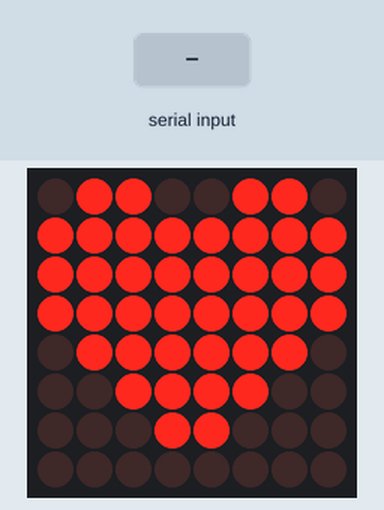
This sketch was run on a simulated Arduino Uno, built with avr-gcc and run on an emulated ATmega328P. Shown: 8×8 LED matrix. Wiring (inferred from the names in the program): MAX7219 LED driver (orientation assumed): data pin 2; clock pin 4; CS pin 3. The inputs (shaded band) are chosen by the test bench. The modem accepts every AT command (registered, SIM ready, sends succeed) and sends nothing else; what the sketch prints to the serial monitor is not drawn.

Above: at 6.8 s.
6.9 s: "+IPD" received over the second serial link
9.9 s: "effect=" received over the second serial link
Timing chart, 0 to 12.9 s (numbered marks = the images above; inputs shaded):
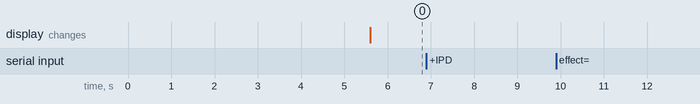

The sketch:

heart_8x8_LED.ino
```cpp
// cristinel.ababei; 2016;
//
// this is the Arduino Uno sketch for the following project:
// an 8x8 LED matrix is connected to Arduino, which also has connected
// an ESP8266 WiFi module; the LED matrix is controlled to display a
// heart shape with a lighting effect that can be one of:
// (1) heart beating or (2) heart fading;
// either of these effects can be selected/controlled via an Android
// smartphone app with two buttons;
//
// connections of the 8x8 LED matrix:
// MAX7219 VCC pin   --> Arduino 5V pin
// MAX7219 GND pin   --> Arduino GND pin
// MAX7219 DIN pin   --> Arduino pin 2
// MAX7219 CS pin    --> Arduino pin 3
// MAX7219 CLOCK pin --> Arduino pin 4
//
// connections to the ESP8266 are done via 3-resistor level converter;
// ESP8266 TX --> Arduino pin 10 (used as RX of Software serial)
// ESP8266 RX --> 3-resistor --> Arduino pin 11 (used as TX of Software serial)

#include <SoftwareSerial.h>

#define DEBUG true

int ANIMDELAY = 100;  // animation delay, deafault value is 100
int INTENSITYMIN = 0; // minimum brightness, valid range [0,15]
int INTENSITYMAX = 8; // maximum brightness, valid range [0,15]

int DIN_PIN = 2;      // data in pin
int CS_PIN = 3;       // load (CS) pin
int CLK_PIN = 4;      // clock pin

// MAX7219 registers
byte MAXREG_DECODEMODE = 0x09;
byte MAXREG_INTENSITY  = 0x0a;
byte MAXREG_SCANLIMIT  = 0x0b;
byte MAXREG_SHUTDOWN   = 0x0c;
byte MAXREG_DISPTEST   = 0x0f;

const unsigned char heart[] =
{
  B01100110,
  B11111111,
  B11111111,
  B11111111,
  B01111110,
  B00111100,
  B00011000,
  B00000000
};

boolean turn_ON_beating = false;
boolean turn_ON_fading = false;
int connection_Id = 0;
int effect_Number = 0;

// RX Arduino line is pin 10, TX Arduino line is pin 11;
// this means that you need to connect TX line from ESP8266 to the Arduino's pin 10
// and the RX line from ESP8266 to the Arduino's pin 11;
SoftwareSerial esp8266(10, 11); // RX, TX

///////////////////////////////////////////////////////////////////////////////
//
// setup;
//
///////////////////////////////////////////////////////////////////////////////

void setup()
{
  // (1) hardware serial connects to host PC; software serial connects to ESP8266;
  Serial.begin(9600);
  esp8266.begin(9600); // make sure baudrate of your ESP8266 module is the same 9600;

  // this approach does not need to use a name and password to connect to a WiFI router;
  // to create connection between ESP8266 and your Android device:
  // -->check wifi networks available on your Android & connect to the one that is ESP8266 module;
  // -->on the Android phone, when using the provided app, you must type in the IP
  // address of the ESP8266 module, as printed by the debug messages on the Arduino's
  // Serial terminal window;
  send_CMD_or_Data("AT+RST\r\n",1000,DEBUG); // reset module
  delay(100);
  send_CMD_or_Data("AT+CWMODE=2\r\n",1000,DEBUG); // configure as access point
  delay(100);
  send_CMD_or_Data("AT+CIFSR\r\n",1000,DEBUG); // get ip address
  delay(100);
  send_CMD_or_Data("AT+CIPMUX=1\r\n",1000,DEBUG); // configure for multiple connections
  delay(100);
  send_CMD_or_Data("AT+CIPSERVER=1,80\r\n",1000,DEBUG); // turn on server on port 80
  delay(100);

  Serial.println("\r\n\r\nWiFi ESP8266 module ready!");

  // (2) things related to the 8x8 LED matrix display;
  pinMode(DIN_PIN, OUTPUT);
  pinMode(CLK_PIN, OUTPUT);
  pinMode(CS_PIN, OUTPUT);
  // initialization of the MAX7219;
  setRegistry(MAXREG_SCANLIMIT, 0x07);
  setRegistry(MAXREG_DECODEMODE, 0x00);  // using an led matrix (not digits)
  setRegistry(MAXREG_SHUTDOWN, 0x01);    // not in shutdown mode
  setRegistry(MAXREG_DISPTEST, 0x00);    // no display test
  setRegistry(MAXREG_INTENSITY, 0x0f & INTENSITYMIN);
  // draw heart;
  heart_static_and_dim();
}

///////////////////////////////////////////////////////////////////////////////
//
// loop;
//
///////////////////////////////////////////////////////////////////////////////

// below is an example of what ESP8266 receives from Android phone, when
// button 1 is pressed on the app; the logic inside the loop() is to record this into a
// String and then, look for "+IPD" and "effect="; then, read the "0"
// "1" (or "2") as the connection_Id and effect_Number from the recorded String;

//"0,CONNECT
//
//+IPD,0,242:POST / HTTP/1.1
//Content-Type: application/x-www-form-urlencoded
//User-Agent: Dalvik/2.1.0 (Linux; U; Android 10; SM-G960U Build/QP1A.190711.020)
//Host: 192.168.4.1
//Connection: Keep-Alive
//Accept-Encoding: gzip
//Content-Length: 8
//
//effect=1"

// and after a while (timeout used inside the Android phone) also:
// "0,CLOSED"

void loop()
{
  connection_Id = 0;

  // check if ESP8266 module sent anything to Arduino board;
  // NOTE: ESP8266 does send some garbage characters to Arduino even when it
  // does not receive anything via WiFi?!
  if (esp8266.available()) {
    delay(100);

    // (1) read for up to 3 seconds everything into a String;
    String received_from_esp = "";
    long int time = millis();
    while ( (time + 2000) > millis()) { // 3 seconds timeout;
      while (esp8266.available()) {
        char c = esp8266.read(); // read next character;
        received_from_esp += c;
      }
    }

    // (2) check if what was received from ESP8266 contains the keyowrd "+IPD"
    int pos_of_IPD = received_from_esp.indexOf("+IPD"); // position of "+IPD"
    if (pos_of_IPD >= 0) {
      if (DEBUG) {
        Serial.println("\r\n----------------------- Received from ESP8266:");
        Serial.print(received_from_esp);
      }
      String substr_Id = received_from_esp.substring((pos_of_IPD + 5), (pos_of_IPD + 6)); // chars containing the connection Id
      connection_Id = substr_Id.toInt();
      if ( DEBUG) {
        Serial.print("\r\nconnection_Id = ");
        Serial.print(connection_Id);
      }
    }

    // (3) check if what was received from ESP8266 contains the keyowrd "effect="
    int pos_of_effect = received_from_esp.indexOf("effect="); // position of "effect="
    if (pos_of_effect >= 0) {
      String substr_Number = received_from_esp.substring((pos_of_effect + 7), (pos_of_effect + 8)); // chars containing the effect Number
      effect_Number = substr_Number.toInt();
      if ( DEBUG) {
        Serial.print("\r\nReceived effect = ");
        Serial.print(effect_Number);
      }

      // (4) take appropriate action according to received effect number;
      // "effect" can be 1 or 2; else do nothing;
      if ( effect_Number == 1) {
        turn_ON_beating = true;
        turn_ON_fading = false;
      } else if ( effect_Number == 2) {
        turn_ON_beating = false;
        turn_ON_fading = true;
      } else {
        turn_ON_beating = false;
        turn_ON_fading = false;
      }

      // (5) sending to Android phone confirmation;
      // build String that is send back to ESP8266;
      // NOTE: commented this one out; no need for confirmation inside Android app;
      /*---
      String reply_to_ESP8266; // response to send back to ESP8266 to send to Android phone, as confirmation of what was received;
      if ( effect_Number == 1 || effect_Number == 2) {
        reply_to_ESP8266 = "Effect ";
        reply_to_ESP8266 += effect_Number;
        reply_to_ESP8266 += " is ";
        reply_to_ESP8266 += "ON ";
      } else {
        reply_to_ESP8266 = "Communication Error!";
      }
      sendHTTPResponse(connection_Id, reply_to_ESP8266);
      ---*/

      // (6) build also the close command;
      // NOTE: commented this one out as well;
      /*---
      String closeCommand = "AT+CIPCLOSE=";
      closeCommand+=connection_Id; // append connection id
      closeCommand+="\r\n";
      send_CMD_or_Data(closeCommand,2000,DEBUG); // close connection
      ---*/
    }

  } // if (esp8266.available())

  // (7) implement the requested effect;
  if ( turn_ON_beating == true) {
    heart_beating_effect();
  } else if ( turn_ON_fading == true) {
    heart_fading_effect();
  } else {
    heart_static_and_dim();
  }
}

///////////////////////////////////////////////////////////////////////////////
//
// functions related to ESP8266 wifi module;
//
///////////////////////////////////////////////////////////////////////////////

void sendHTTPResponse(int connectionId, String content)
{
  // function that sends HTTP 200, HTML UTF-8 response to ESP8266 module;
  // build HTTP response
  String httpResponse;
  String httpHeader;
  // HTTP Header
  httpHeader = "HTTP/1.1 200 OK\r\nContent-Type: text/html; charset=UTF-8\r\n";
  httpHeader += "Content-Length: ";
  httpHeader += content.length();
  httpHeader += "\r\n";
  httpHeader +="Connection: close\r\n\r\n";
  // HTTP response
  httpResponse = httpHeader + content;
  sendCIPData(connectionId, httpResponse);
}

void sendCIPData(int connectionId, String data)
{
  // sends a CIPSEND=<connectionId>,<data> command to ESP8266;
  String cipSend = "AT+CIPSEND=";
  cipSend += connectionId;
  cipSend += ",";
  cipSend +=data.length();
  cipSend +="\r\n";
  send_CMD_or_Data(cipSend, 1000, DEBUG);
  send_CMD_or_Data(data, 1000, DEBUG);
}

String send_CMD_or_Data(String command_or_data, const int timeout, boolean debug)
{
  // function used to send AT command or data to ESP8266 WiFi module;
  String response = "";

  int dataSize = command_or_data.length() + 1;
  char data[dataSize];
  command_or_data.toCharArray(data, dataSize);
  esp8266.write(data, dataSize);
  // NOTE: an alternative to the above four lines of code is:
  //esp8266.print(command_or_data);

  if (debug) {
    Serial.println("\r\n----------------------- Sending CMD/Data to ESP8266:");
    Serial.write(data,dataSize);
  }

  long int time = millis();
  while ( (time + timeout) > millis()) {
    while (esp8266.available()) {
      char c = esp8266.read(); // read the next character.
      response += c;
    }
  }
  if (debug) {
    Serial.println("\r\n----------------------- ESP8266's response:");
    Serial.print(response);
  }
  return response;
}

///////////////////////////////////////////////////////////////////////////////
//
// functions related to handling the 8x8 LED matrix;
//
///////////////////////////////////////////////////////////////////////////////

void heart_beating_effect()
{
  // first beat
  setRegistry(MAXREG_INTENSITY, 0x0f & INTENSITYMAX);
  delay(ANIMDELAY);
  // switch off
  setRegistry(MAXREG_INTENSITY, 0x0f & INTENSITYMIN);
  delay(ANIMDELAY);
  // second beat
  setRegistry(MAXREG_INTENSITY, 0x0f & INTENSITYMAX);
  delay(ANIMDELAY);
  // switch off
  setRegistry(MAXREG_INTENSITY, 0x0f & INTENSITYMIN);
  delay(ANIMDELAY*6);
}

void heart_fading_effect()
{
  for (int i = 15; i > 0; i--) {
    setRegistry(MAXREG_INTENSITY, 0x0f & i);
    delay(200);
  }
}

void heart_static_and_dim()
{
  setRegistry(MAXREG_INTENSITY, 0x0f & INTENSITYMIN);
  setRegistry(1, heart[0]);
  setRegistry(2, heart[1]);
  setRegistry(3, heart[2]);
  setRegistry(4, heart[3]);
  setRegistry(5, heart[4]);
  setRegistry(6, heart[5]);
  setRegistry(7, heart[6]);
  setRegistry(8, heart[7]);
}

void setRegistry(byte reg, byte value)
{
  digitalWrite(CS_PIN, LOW);

  putByte(reg);   // specify register
  putByte(value); // send data

  digitalWrite(CS_PIN, LOW);
  digitalWrite(CS_PIN, HIGH);
}

void putByte(byte data)
{
  byte i = 8;
  byte mask;
  while (i > 0) {
    mask = 0x01 << (i - 1);        // get bitmask
    digitalWrite( CLK_PIN, LOW);   // tick
    if (data & mask) {             // choose bit
      digitalWrite(DIN_PIN, HIGH); // send 1
    } else {
      digitalWrite(DIN_PIN, LOW);  // send 0
    }
    digitalWrite(CLK_PIN, HIGH);   // tock
    --i;                           // move to lesser bit
  }
}
```

Measured:
- after the input at 6.9 s, every drawn part: stays the same
- after the input at 9.9 s, every drawn part: stays the same
